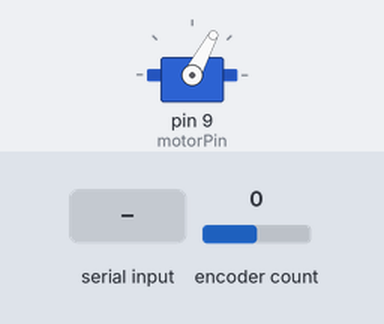
The sketch below on a simulated Arduino Uno, built with avr-gcc and run on an emulated ATmega328P. Parts: servo. The test bench sets the inputs (shaded band); at power-on: encoder count 0. What the sketch prints to the serial monitor is not drawn.

Above: at 1.2 s.
1.3 s: "0\n" received over Serial
At 1.9 s:
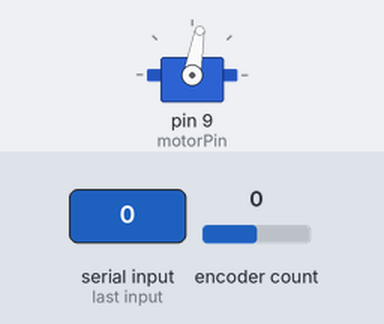
2.8 s: "1\n" received over Serial
At 9.5 s:
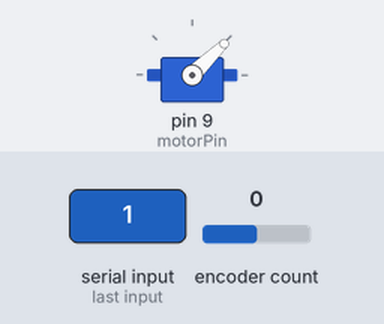
Timing chart, 0 to 11.0 s (numbered marks = the images above; inputs shaded):
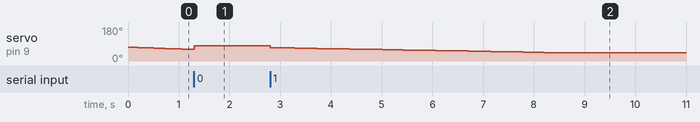

The sketch:

main.ino
```cpp
/* Experiment to determine optimal motor control method for dc motor with encoder */

#include <Servo.h>
#include <Encoder.h>
#include <PID_v1.h>


Servo motor;
int motorPin = 9;
int pin1 = 2;
int pin2 = 3;

double target = 2;
int error = 0;
int pwm = 0;
String str;
long last_time = 1;
double last_position = 0;
double new_position = 0;
double speed = 0;
long new_time = 0;


//Global variables for PID input/output
double Setpoint, Input, Output = 0.0;


//Global PID tuning parameters
double Kp=100, Ki=50, Kd=0;

// Define pid class with pointers to global variables
PID pid(&Input, &Output, &Setpoint, Kp, Ki, Kd, DIRECT);


void setup(){
    // Initialize serial at baud 115200
    Serial.begin(115200);

    pid.SetMode(AUTOMATIC);
    pid.SetOutputLimits(-500, 500);

    // Set sample rate of the PID loop to 100 times per second (Default 10)
    pid.SetSampleTime(10);

}


void loop(){

    motor.attach(motorPin);
    Encoder* encoder = new Encoder(pin1, pin2);


    while (1){

        if (Serial.available() > 0) {
            // read the incoming byte:
            target = Serial.readStringUntil('\n').toDouble();
        }

        last_position = encoder->read();
        last_time = millis();


        // Input = target - encoder->read(); // Calculate error
        Input = target - speed; // Calculate error
        pid.Compute();

        pwm = Output + 1500;

        // if (1505<pwm && pwm<1526){
        //     pwm = 1526;
        // }

        // if (1495<pwm && pwm<1497){
        //     pwm = 1495;
        // }

        motor.writeMicroseconds(pwm);

        Serial.print("Encoder: ");
        Serial.print(encoder->read());
        Serial.print("   Input: ");
        Serial.print(Input);
        Serial.print("    Output: ");
        Serial.print(Output);
        Serial.print("    Speed: ");
        Serial.println(speed);


        new_position = encoder->read();
        new_time = millis();

        speed = (new_position - last_position) / ((double) new_time - (double) last_time);

    }


}
```

Measured:
- after the input at 2.8 s, servo on pin 9 (motorPin): moves from 80° to 44° over 5.6 s, starting at once
